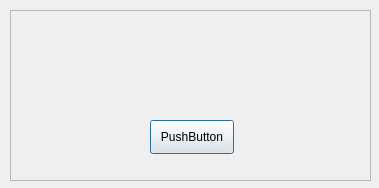
<?xml version="1.0" encoding="UTF-8"?>
<ui version="4.0">
 <class>aboutHello</class>
 <widget class="QDialog" name="aboutHello">
  <property name="geometry">
   <rect>
    <x>0</x>
    <y>0</y>
    <width>379</width>
    <height>188</height>
   </rect>
  </property>
  <property name="windowTitle">
   <string>Dialog</string>
  </property>
  <widget class="QFrame" name="frame">
   <property name="geometry">
    <rect>
     <x>10</x>
     <y>10</y>
     <width>361</width>
     <height>171</height>
    </rect>
   </property>
   <property name="frameShape">
    <enum>QFrame::StyledPanel</enum>
   </property>
   <property name="frameShadow">
    <enum>QFrame::Raised</enum>
   </property>
   <widget class="QPushButton" name="aboutHelloBtn">
    <property name="geometry">
     <rect>
      <x>140</x>
      <y>110</y>
      <width>84</width>
      <height>34</height>
     </rect>
    </property>
    <property name="text">
     <string>PushButton</string>
    </property>
   </widget>
  </widget>
 </widget>
 <resources/>
 <connections/>
</ui>
